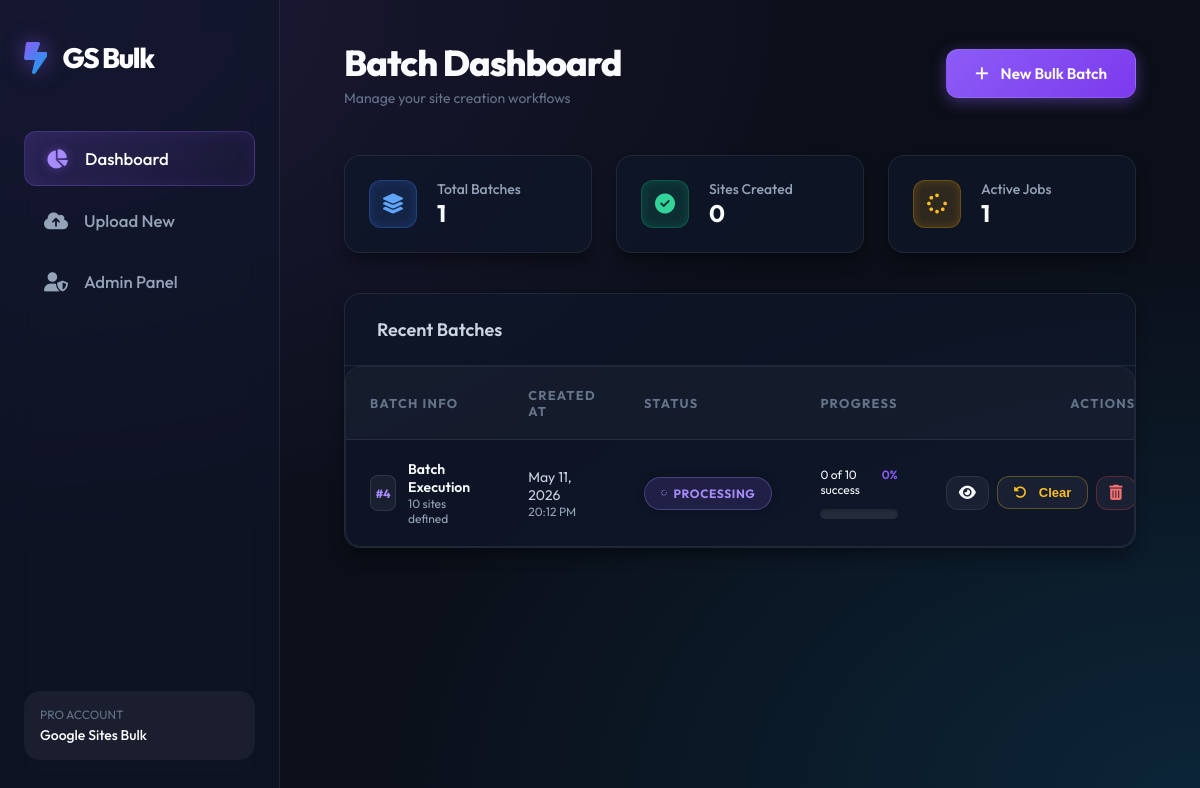
/, run on an earlier commit of the app's database.
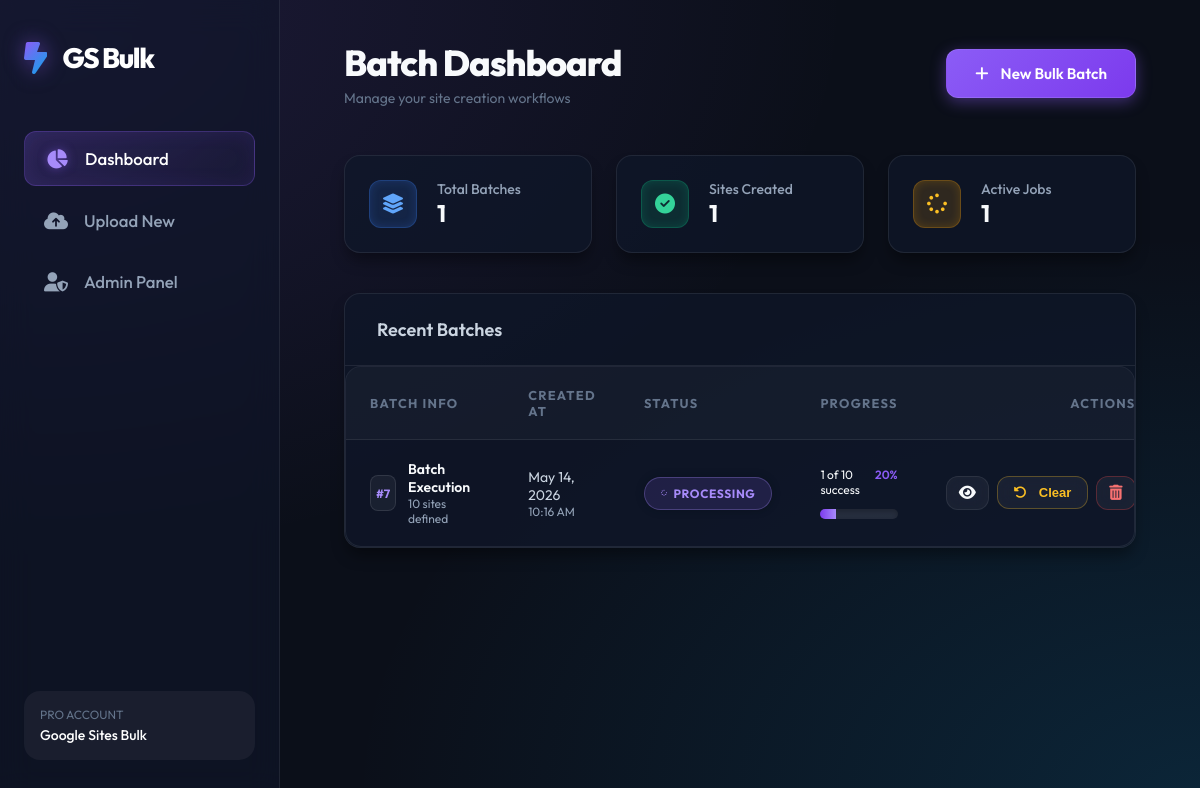
And on a later commit of the database.
### core/models.py (models this page shows, shortened)
class SiteBatch(models.Model):
    STATUS_CHOICES = [
        ('pending', 'Pending'),
        ('processing', 'Processing'),
        ('completed', 'Completed'),
        ('failed', 'Failed'),
    ]
    file = models.FileField(upload_to='uploads/')
    created_at = models.DateTimeField(auto_now_add=True)
    status = models.CharField(max_length=20, choices=STATUS_CHOICES, default='pending')
    total_sites = models.IntegerField(default=0)
    completed_sites = models.IntegerField(default=0)
    failed_sites = models.IntegerField(default=0)
    current_action = models.CharField(max_length=255, blank=True, null=True)
    @property
    def processed_sites(self):
        return (self.completed_sites or 0) + (self.failed_sites or 0)
    @property
    def progress_percentage(self):
        if self.total_sites == 0:
            return 0
        return int((self.processed_sites / self.total_sites) * 100)

### core/views.py (the view)
# urls.py: path('', DashboardView.as_view(), name='dashboard'),
class DashboardView(View):
    def get(self, request):
        batches = SiteBatch.objects.all().order_by('-created_at')
        agg = batches.aggregate(
            total_completed=Sum('completed_sites'),
            total_failed=Sum('failed_sites'),
        )
        total_sites_created = agg['total_completed'] or 0
        total_failed = agg['total_failed'] or 0
        active_jobs = batches.filter(status='processing').count()
        context = {
            'batches': batches,
            'total_sites_created': total_sites_created,
            'total_failed': total_failed,
            'active_jobs': active_jobs,
        }
        return render(request, 'core/dashboard.html', context)

### core/templates/core/dashboard.html (shortened to what the changed rows need)
{% extends 'core/base.html' %}
{% block header_title %}Batch Dashboard{% endblock %}
{% block content %}
<div style="display: grid; grid-template-columns: repeat(auto-fit, minmax(240px, 1fr)); gap: 1.5rem; margin-bottom: 2.5rem;">
    <div class="card" style="padding: 1.5rem; display: flex; align-items: center; gap: 1.25rem;">
        <div>
            <p style="font-size: 0.875rem; color: #94a3b8; font-weight: 500;">Sites Created</p>
            <h3 style="font-size: 1.5rem; font-weight: 700; color: #f8fafc;">{{ total_sites_created }}</h3>
        </div>
    </div>
</div>
<div class="card" style="padding: 0; overflow: hidden;">
    <div style="padding: 1.5rem 2rem; border-bottom: 1px solid var(--border); display: flex; justify-content: space-between; align-items: center;">
        <h2 style="font-size: 1.125rem; font-weight: 600;">Recent Batches</h2>
    </div>
    <div class="table-container">
        <table>
            <thead>
                <tr>
                    <th>Batch Info</th>
                    <th>Created At</th>
                    <th>Status</th>
                    <th>Progress</th>
                    <th style="text-align: right;">Actions</th>
                </tr>
            </thead>
            <tbody>
                {% for batch in batches %}
                <tr>
                    <td>
                        <div style="display: flex; align-items: center; gap: 0.75rem;">
                            <div style="background: rgba(255, 255, 255, 0.05); border: 1px solid rgba(255, 255, 255, 0.1); width: 36px; height: 36px; border-radius: 8px; display: flex; align-items: center; justify-content: center; font-weight: 700; color: #a78bfa; font-size: 0.75rem;">
                                #{{ batch.id }}
                            </div>
                            <div>
                                <p style="font-weight: 600; font-size: 0.875rem; color: #f8fafc;">Batch Execution</p>
                                <p style="font-size: 0.75rem; color: #94a3b8;">{{ batch.total_sites }} sites defined</p>
                            </div>
                        </div>
                    </td>
                    <td>
                        <p style="font-size: 0.875rem; color: #cbd5e1;">{{ batch.created_at|date:"M d, Y" }}</p>
                        <p style="font-size: 0.75rem; color: #94a3b8;">{{ batch.created_at|date:"H:i A" }}</p>
                    </td>
                    <td>
                        <span class="badge badge-{{ batch.status }}">
                            {% if batch.status == 'processing' %}
                            <i class="fa-solid fa-spinner fa-spin" style="font-size: 6px; margin-right: 6px;"></i>
                            {% else %}
                            <i class="fa-solid fa-circle" style="font-size: 6px; margin-right: 6px;"></i>
                            {% endif %}
                            {{ batch.status }}
                        </span>
                    </td>
                    <td style="width: 240px;">
                        <div style="display: flex; justify-content: space-between; font-size: 0.75rem; margin-bottom: 4px;">
                            <span>{{ batch.completed_sites }} of {{ batch.total_sites }} success</span>
                            <span style="font-weight: 600; color: var(--primary);">
                                {{ batch.progress_percentage }}%
                            </span>
                        </div>
                        <div class="progress-wrapper">
                            <div class="progress-bar" style="width: {{ batch.progress_percentage }}%"></div>
                        </div>
                    </td>
                    <td style="text-align: right;">
                        <div style="display: flex; justify-content: flex-end; gap: 0.5rem;">
                            <a href="/batch/{{ batch.id }}/" class="btn btn-secondary" style="padding: 0.5rem 0.75rem;">
                                <i class="fa-solid fa-eye"></i>
                            </a>
                            <form id="clearForm-{{ batch.id }}" action="/batch/{{ batch.id }}/reset/" method="POST" style="display: inline;">
                                <button type="button" onclick="showClearModal({{ batch.id }})" class="btn btn-secondary" style="padding: 0.5rem 1rem; font-size: 0.8125rem; color: #fbbf24; border-color: rgba(251, 191, 36, 0.3);">
                                    <i class="fa-solid fa-rotate-left"></i> Clear
                                </button>
                            </form>
                            <form id="deleteForm-{{ batch.id }}" action="/batch/{{ batch.id }}/delete/" method="POST" style="display: inline;">
                                <button type="button" onclick="showDeleteModal({{ batch.id }})" class="btn btn-secondary" style="padding: 0.5rem 0.75rem; color: #f87171; border-color: rgba(239, 68, 68, 0.3);">
                                    <i class="fa-solid fa-trash-can"></i>
                                </button>
                            </form>
                        </div>
                    </td>
                </tr>
                {% endfor %}
            </tbody>
        </table>
    </div>
</div>
{% endblock %}

What changed in the data, as far as the page shows it:
removed SiteBatch: id "4", total_sites "10", created_at "May 11, 2026", created_at "20:12 PM", status "PROCESSING", completed_sites "0", progress_percentage "0"
added SiteBatch: id "7", total_sites "10", created_at "May 14, 2026", created_at "10:16 AM", status "PROCESSING", completed_sites "1", progress_percentage "20"
Also different on the page:
{{ total_sites_created }}: "0" → "1"
